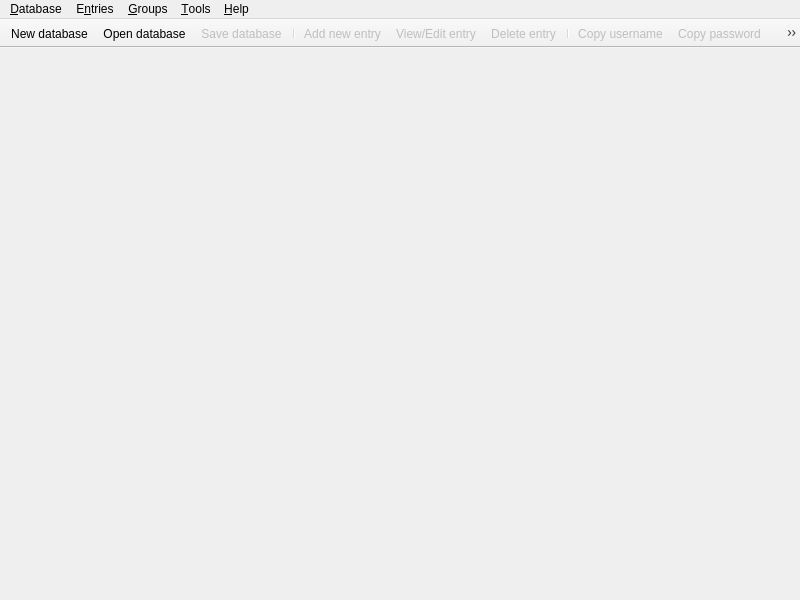
<?xml version="1.0" encoding="UTF-8"?>
<ui version="4.0">
 <class>MainWindow</class>
 <widget class="QMainWindow" name="MainWindow">
  <property name="enabled">
   <bool>true</bool>
  </property>
  <property name="geometry">
   <rect>
    <x>0</x>
    <y>0</y>
    <width>800</width>
    <height>600</height>
   </rect>
  </property>
  <property name="windowTitle">
   <string notr="true">KeePassXC</string>
  </property>
  <widget class="QWidget" name="centralwidget">
   <property name="enabled">
    <bool>true</bool>
   </property>
   <layout class="QVBoxLayout" name="verticalLayout">
    <property name="spacing">
     <number>0</number>
    </property>
    <property name="leftMargin">
     <number>0</number>
    </property>
    <property name="topMargin">
     <number>0</number>
    </property>
    <property name="rightMargin">
     <number>0</number>
    </property>
    <property name="bottomMargin">
     <number>0</number>
    </property>
    <item>
     <widget class="QWidget" name="globalMessageWidgetContainer" native="true">
      <layout class="QVBoxLayout" name="globalMessageWidgetLayout">
       <property name="spacing">
        <number>0</number>
       </property>
       <property name="bottomMargin">
        <number>0</number>
       </property>
       <item>
        <widget class="MessageWidget" name="globalMessageWidget" native="true">
         <property name="sizePolicy">
          <sizepolicy hsizetype="Preferred" vsizetype="Preferred">
           <horstretch>0</horstretch>
           <verstretch>0</verstretch>
          </sizepolicy>
         </property>
         <property name="styleSheet">
          <string notr="true">MessageWidget {margin: 90px}</string>
         </property>
        </widget>
       </item>
      </layout>
     </widget>
    </item>
    <item>
     <widget class="QStackedWidget" name="stackedWidget">
      <property name="sizePolicy">
       <sizepolicy hsizetype="Preferred" vsizetype="Preferred">
        <horstretch>0</horstretch>
        <verstretch>0</verstretch>
       </sizepolicy>
      </property>
      <property name="currentIndex">
       <number>2</number>
      </property>
      <widget class="QWidget" name="pageDatabase">
       <layout class="QVBoxLayout" name="verticalLayout_2">
        <property name="leftMargin">
         <number>0</number>
        </property>
        <property name="topMargin">
         <number>0</number>
        </property>
        <property name="rightMargin">
         <number>0</number>
        </property>
        <property name="bottomMargin">
         <number>0</number>
        </property>
        <item>
         <widget class="DatabaseTabWidget" name="tabWidget">
          <property name="currentIndex">
           <number>-1</number>
          </property>
          <property name="tabsClosable">
           <bool>true</bool>
          </property>
          <property name="movable">
           <bool>true</bool>
          </property>
         </widget>
        </item>
       </layout>
      </widget>
      <widget class="QWidget" name="pageSettings">
       <layout class="QVBoxLayout" name="verticalLayout_3">
        <property name="leftMargin">
         <number>0</number>
        </property>
        <property name="topMargin">
         <number>0</number>
        </property>
        <property name="rightMargin">
         <number>0</number>
        </property>
        <property name="bottomMargin">
         <number>0</number>
        </property>
        <item>
         <widget class="SettingsWidget" name="settingsWidget" native="true"/>
        </item>
       </layout>
      </widget>
      <widget class="QWidget" name="pageWelcome">
       <layout class="QVBoxLayout" name="verticalLayout_5">
        <item>
         <layout class="QHBoxLayout" name="horizontalLayout">
          <item>
           <spacer name="horizontalSpacer">
            <property name="orientation">
             <enum>Qt::Horizontal</enum>
            </property>
            <property name="sizeType">
             <enum>QSizePolicy::MinimumExpanding</enum>
            </property>
            <property name="sizeHint" stdset="0">
             <size>
              <width>50</width>
              <height>20</height>
             </size>
            </property>
           </spacer>
          </item>
          <item>
           <widget class="WelcomeWidget" name="welcomeWidget" native="true"/>
          </item>
          <item>
           <spacer name="horizontalSpacer_2">
            <property name="orientation">
             <enum>Qt::Horizontal</enum>
            </property>
            <property name="sizeType">
             <enum>QSizePolicy::MinimumExpanding</enum>
            </property>
            <property name="sizeHint" stdset="0">
             <size>
              <width>50</width>
              <height>20</height>
             </size>
            </property>
           </spacer>
          </item>
         </layout>
        </item>
       </layout>
      </widget>
      <widget class="QWidget" name="pagePasswordGenerator">
       <layout class="QVBoxLayout" name="verticalLayout_6">
        <item>
         <widget class="PasswordGeneratorWidget" name="passwordGeneratorWidget" native="true"/>
        </item>
       </layout>
      </widget>
     </widget>
    </item>
   </layout>
  </widget>
  <widget class="QMenuBar" name="menubar">
   <widget class="QMenu" name="menuFile">
    <property name="title">
     <string>&amp;Database</string>
    </property>
    <widget class="QMenu" name="menuRecentDatabases">
     <property name="title">
      <string>&amp;Recent databases</string>
     </property>
    </widget>
    <widget class="QMenu" name="menuImport">
     <property name="title">
      <string>Import</string>
     </property>
     <addaction name="actionImportKeePass1"/>
     <addaction name="actionImportCsv"/>
    </widget>
    <addaction name="actionDatabaseNew"/>
    <addaction name="actionDatabaseOpen"/>
    <addaction name="menuRecentDatabases"/>
    <addaction name="actionDatabaseSave"/>
    <addaction name="actionDatabaseSaveAs"/>
    <addaction name="actionDatabaseClose"/>
    <addaction name="separator"/>
    <addaction name="actionChangeMasterKey"/>
    <addaction name="actionChangeDatabaseSettings"/>
    <addaction name="separator"/>
    <addaction name="actionDatabaseMerge"/>
    <addaction name="menuImport"/>
    <addaction name="actionExportCsv"/>
    <addaction name="actionRepairDatabase"/>
    <addaction name="separator"/>
    <addaction name="actionQuit"/>
   </widget>
   <widget class="QMenu" name="menuHelp">
    <property name="title">
     <string>&amp;Help</string>
    </property>
    <addaction name="actionAbout"/>
   </widget>
   <widget class="QMenu" name="menuEntries">
    <property name="title">
     <string>E&amp;ntries</string>
    </property>
    <widget class="QMenu" name="menuEntryCopyAttribute">
     <property name="enabled">
      <bool>false</bool>
     </property>
     <property name="title">
      <string>Copy att&amp;ribute to clipboard</string>
     </property>
     <addaction name="actionEntryCopyTitle"/>
     <addaction name="actionEntryCopyURL"/>
     <addaction name="actionEntryCopyNotes"/>
     <addaction name="separator"/>
    </widget>
    <widget class="QMenu" name="menuEntryTotp">
     <property name="enabled">
      <bool>false</bool>
     </property>
     <property name="title">
      <string>Time-based one-time password</string>
     </property>
     <addaction name="actionEntryCopyTotp"/>
     <addaction name="actionEntryTotp"/>
     <addaction name="actionEntrySetupTotp"/>
    </widget>
    <addaction name="actionEntryCopyUsername"/>
    <addaction name="actionEntryCopyPassword"/>
    <addaction name="menuEntryCopyAttribute"/>
    <addaction name="menuEntryTotp"/>
    <addaction name="actionEntryAutoType"/>
    <addaction name="actionEntryOpenUrl"/>
    <addaction name="actionEntryEdit"/>
    <addaction name="actionEntryClone"/>
    <addaction name="actionEntryDelete"/>
    <addaction name="actionEntryNew"/>
   </widget>
   <widget class="QMenu" name="menuGroups">
    <property name="title">
     <string>&amp;Groups</string>
    </property>
    <addaction name="actionGroupNew"/>
    <addaction name="separator"/>
    <addaction name="actionGroupEdit"/>
    <addaction name="actionGroupDelete"/>
    <addaction name="actionGroupEmptyRecycleBin"/>
   </widget>
   <widget class="QMenu" name="menuTools">
    <property name="title">
     <string>&amp;Tools</string>
    </property>
    <addaction name="actionLockDatabases"/>
    <addaction name="actionPasswordGenerator"/>
    <addaction name="actionSettings"/>
   </widget>
   <addaction name="menuFile"/>
   <addaction name="menuEntries"/>
   <addaction name="menuGroups"/>
   <addaction name="menuTools"/>
   <addaction name="menuHelp"/>
  </widget>
  <widget class="QToolBar" name="toolBar">
   <property name="movable">
    <bool>false</bool>
   </property>
   <property name="iconSize">
    <size>
     <width>22</width>
     <height>22</height>
    </size>
   </property>
   <attribute name="toolBarArea">
    <enum>TopToolBarArea</enum>
   </attribute>
   <attribute name="toolBarBreak">
    <bool>false</bool>
   </attribute>
   <addaction name="actionDatabaseNew"/>
   <addaction name="actionDatabaseOpen"/>
   <addaction name="actionDatabaseSave"/>
   <addaction name="separator"/>
   <addaction name="actionEntryNew"/>
   <addaction name="actionEntryEdit"/>
   <addaction name="actionEntryDelete"/>
   <addaction name="separator"/>
   <addaction name="actionEntryCopyUsername"/>
   <addaction name="actionEntryCopyPassword"/>
   <addaction name="actionEntryCopyURL"/>
   <addaction name="actionEntryAutoType"/>
   <addaction name="separator"/>
   <addaction name="actionPasswordGenerator"/>
   <addaction name="actionLockDatabases"/>
   <addaction name="separator"/>
  </widget>
  <action name="actionQuit">
   <property name="text">
    <string>&amp;Quit</string>
   </property>
   <property name="menuRole">
    <enum>QAction::QuitRole</enum>
   </property>
  </action>
  <action name="actionAbout">
   <property name="text">
    <string>&amp;About</string>
   </property>
   <property name="menuRole">
    <enum>QAction::AboutRole</enum>
   </property>
  </action>
  <action name="actionDatabaseOpen">
   <property name="text">
    <string>&amp;Open database...</string>
   </property>
  </action>
  <action name="actionDatabaseSave">
   <property name="enabled">
    <bool>false</bool>
   </property>
   <property name="text">
    <string>&amp;Save database</string>
   </property>
  </action>
  <action name="actionDatabaseClose">
   <property name="enabled">
    <bool>false</bool>
   </property>
   <property name="text">
    <string>&amp;Close database</string>
   </property>
  </action>
  <action name="actionDatabaseNew">
   <property name="text">
    <string>&amp;New database</string>
   </property>
  </action>
  <action name="actionDatabaseMerge">
   <property name="text">
    <string>Merge from KeePassX database</string>
   </property>
  </action>
  <action name="actionEntryNew">
   <property name="enabled">
    <bool>false</bool>
   </property>
   <property name="text">
    <string>&amp;Add new entry</string>
   </property>
  </action>
  <action name="actionEntryEdit">
   <property name="enabled">
    <bool>false</bool>
   </property>
   <property name="text">
    <string>&amp;View/Edit entry</string>
   </property>
  </action>
  <action name="actionEntryDelete">
   <property name="enabled">
    <bool>false</bool>
   </property>
   <property name="text">
    <string>&amp;Delete entry</string>
   </property>
  </action>
  <action name="actionGroupNew">
   <property name="enabled">
    <bool>false</bool>
   </property>
   <property name="text">
    <string>&amp;Add new group</string>
   </property>
  </action>
  <action name="actionGroupEdit">
   <property name="enabled">
    <bool>false</bool>
   </property>
   <property name="text">
    <string>&amp;Edit group</string>
   </property>
  </action>
  <action name="actionGroupDelete">
   <property name="enabled">
    <bool>false</bool>
   </property>
   <property name="text">
    <string>&amp;Delete group</string>
   </property>
  </action>
  <action name="actionDatabaseSaveAs">
   <property name="enabled">
    <bool>false</bool>
   </property>
   <property name="text">
    <string>Sa&amp;ve database as...</string>
   </property>
  </action>
  <action name="actionChangeMasterKey">
   <property name="enabled">
    <bool>false</bool>
   </property>
   <property name="text">
    <string>Change &amp;master key...</string>
   </property>
  </action>
  <action name="actionChangeDatabaseSettings">
   <property name="enabled">
    <bool>false</bool>
   </property>
   <property name="text">
    <string>&amp;Database settings</string>
   </property>
   <property name="toolTip">
    <string>Database settings</string>
   </property>
   <property name="menuRole">
    <enum>QAction::NoRole</enum>
   </property>
  </action>
  <action name="actionEntryClone">
   <property name="enabled">
    <bool>false</bool>
   </property>
   <property name="text">
    <string>&amp;Clone entry</string>
   </property>
  </action>
  <action name="actionSearch">
   <property name="enabled">
    <bool>false</bool>
   </property>
   <property name="text">
    <string>&amp;Find</string>
   </property>
  </action>
  <action name="actionEntryCopyUsername">
   <property name="enabled">
    <bool>false</bool>
   </property>
   <property name="text">
    <string>Copy &amp;username</string>
   </property>
   <property name="toolTip">
    <string>Copy username to clipboard</string>
   </property>
  </action>
  <action name="actionEntryCopyPassword">
   <property name="enabled">
    <bool>false</bool>
   </property>
   <property name="text">
    <string>Cop&amp;y password</string>
   </property>
   <property name="toolTip">
    <string>Copy password to clipboard</string>
   </property>
  </action>
  <action name="actionSettings">
   <property name="text">
    <string>&amp;Settings</string>
   </property>
   <property name="menuRole">
    <enum>QAction::PreferencesRole</enum>
   </property>
  </action>
  <action name="actionPasswordGenerator">
   <property name="checkable">
    <bool>true</bool>
   </property>
   <property name="text">
    <string>Password Generator</string>
   </property>
  </action>
  <action name="actionEntryAutoType">
   <property name="enabled">
    <bool>false</bool>
   </property>
   <property name="text">
    <string>&amp;Perform Auto-Type</string>
   </property>
  </action>
  <action name="actionEntryOpenUrl">
   <property name="enabled">
    <bool>false</bool>
   </property>
   <property name="text">
    <string>&amp;Open URL</string>
   </property>
  </action>
  <action name="actionLockDatabases">
   <property name="enabled">
    <bool>false</bool>
   </property>
   <property name="text">
    <string>&amp;Lock databases</string>
   </property>
  </action>
  <action name="actionEntryCopyTitle">
   <property name="enabled">
    <bool>false</bool>
   </property>
   <property name="text">
    <string>&amp;Title</string>
   </property>
   <property name="toolTip">
    <string>Copy title to clipboard</string>
   </property>
  </action>
  <action name="actionEntryCopyURL">
   <property name="enabled">
    <bool>false</bool>
   </property>
   <property name="text">
    <string>&amp;URL</string>
   </property>
   <property name="toolTip">
    <string>Copy URL to clipboard</string>
   </property>
  </action>
  <action name="actionEntryCopyNotes">
   <property name="enabled">
    <bool>false</bool>
   </property>
   <property name="text">
    <string>&amp;Notes</string>
   </property>
   <property name="toolTip">
    <string>Copy notes to clipboard</string>
   </property>
  </action>
  <action name="actionExportCsv">
   <property name="enabled">
    <bool>false</bool>
   </property>
   <property name="text">
    <string>&amp;Export to CSV file...</string>
   </property>
  </action>
  <action name="actionImportKeePass1">
   <property name="text">
    <string>Import KeePass 1 database...</string>
   </property>
  </action>
  <action name="actionImportCsv">
   <property name="text">
    <string>Import CSV file...</string>
   </property>
  </action>
  <action name="actionRepairDatabase">
   <property name="text">
    <string>Re&amp;pair database...</string>
   </property>
  </action>
  <action name="actionEntryTotp">
   <property name="text">
    <string>Show TOTP</string>
   </property>
  </action>
  <action name="actionEntrySetupTotp">
   <property name="text">
    <string>Set up TOTP...</string>
   </property>
  </action>
  <action name="actionEntryCopyTotp">
   <property name="text">
    <string>Copy &amp;TOTP</string>
   </property>
  </action>
  <action name="actionGroupEmptyRecycleBin">
   <property name="text">
    <string>E&amp;mpty recycle bin</string>
   </property>
   <property name="visible">
    <bool>false</bool>
   </property>
  </action>
  <action name="actionShare_entry">
   <property name="text">
    <string>Share entry</string>
   </property>
  </action>
 </widget>
 <customwidgets>
  <customwidget>
   <class>PasswordGeneratorWidget</class>
   <extends>QWidget</extends>
   <header>gui/PasswordGeneratorWidget.h</header>
   <container>1</container>
  </customwidget>
  <customwidget>
   <class>MessageWidget</class>
   <extends>QWidget</extends>
   <header>gui/MessageWidget.h</header>
   <container>1</container>
  </customwidget>
  <customwidget>
   <class>DatabaseTabWidget</class>
   <extends>QTabWidget</extends>
   <header>gui/DatabaseTabWidget.h</header>
   <container>1</container>
  </customwidget>
  <customwidget>
   <class>SettingsWidget</class>
   <extends>QWidget</extends>
   <header>gui/SettingsWidget.h</header>
   <container>1</container>
  </customwidget>
  <customwidget>
   <class>WelcomeWidget</class>
   <extends>QWidget</extends>
   <header>gui/WelcomeWidget.h</header>
   <container>1</container>
  </customwidget>
 </customwidgets>
 <resources/>
 <connections/>
</ui>
